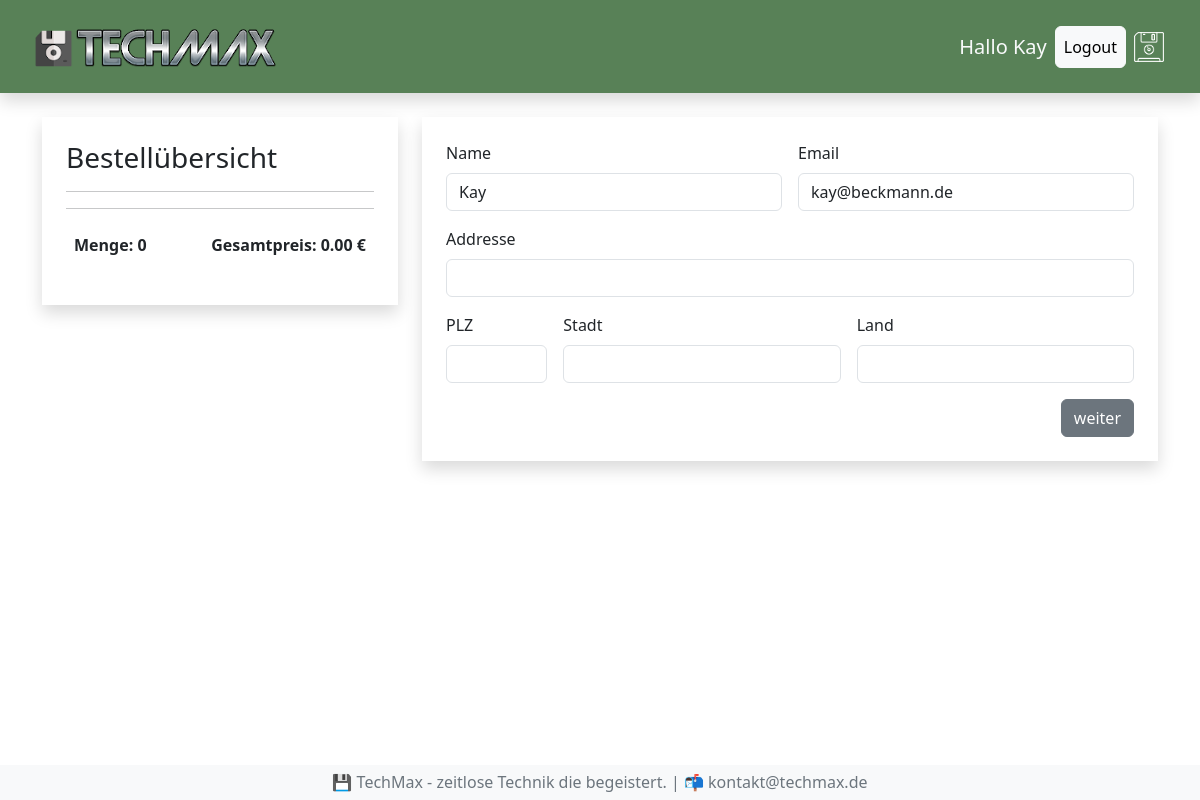
Before: /kasse/ (signed in) with the older database file.
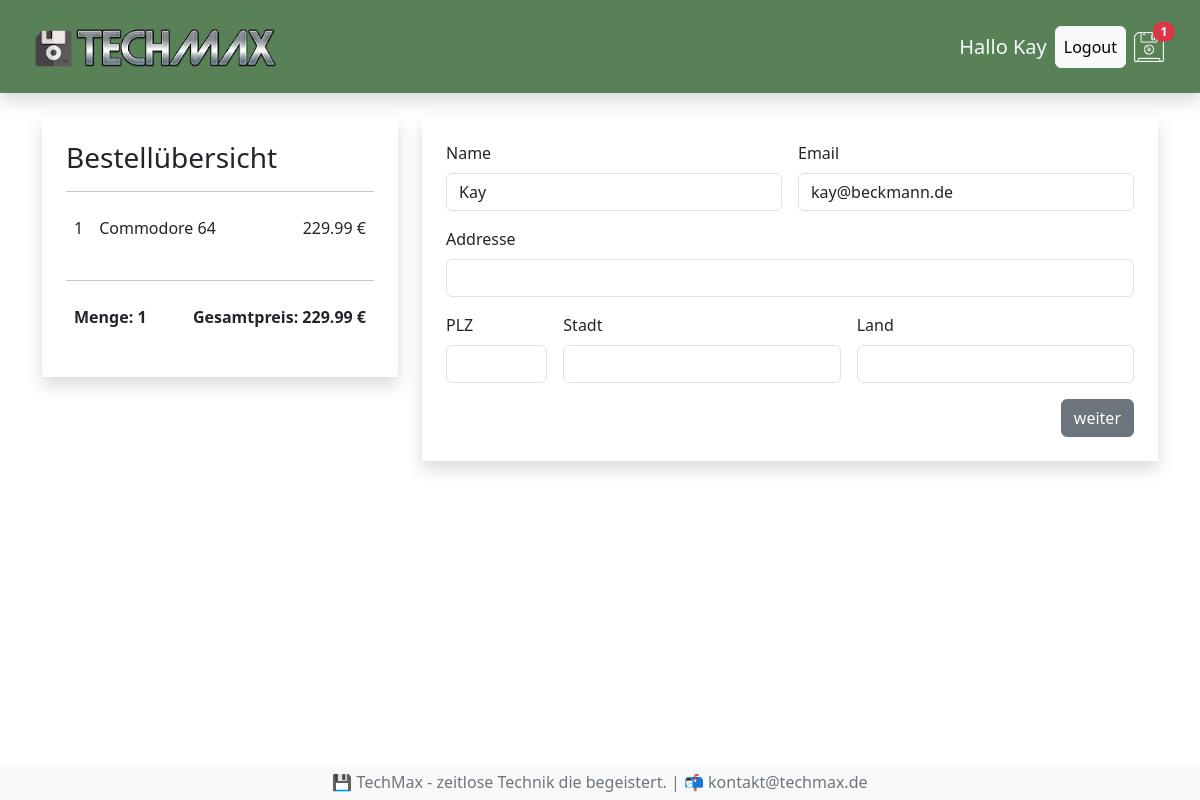
After: the same page with the newer database file.
### shop/models.py (models this page shows, shortened)
class Bestellung(models.Model):
  kunde = models.ForeignKey(Kunde, on_delete=models.SET_NULL, null=True, blank=True)
  bestelldatum = models.DateTimeField(auto_now_add=True)
  erledigt = models.BooleanField(default=False, null=True, blank=True)
  auftrags_id = models.CharField(max_length=100, null=True)
  @property
  def get_gesamtpreis(self):
    bestellteartikels = self.bestellteartikell_set.all()
    gesamtpreis = sum(artikel.get_summe for artikel in bestellteartikels)
    return gesamtpreis
  def get_gesamtmenge(self):
    bestellteartikels = self.bestellteartikell_set.all()
    gesamtmenge = sum(artikel.menge for artikel in bestellteartikels)
    return gesamtmenge

class BestellteArtikell(models.Model):
  artikel = models.ForeignKey(Artikel, on_delete=models.SET_NULL, null=True, blank=True)
  bestellung = models.ForeignKey(Bestellung, on_delete=models.SET_NULL, null=True, blank=True)
  menge = models.IntegerField(default=0, null=True, blank=True)
  datum = models.DateTimeField(auto_now_add=True)
  @property
  def get_summe(self):
    summe = self.artikel.preis * self.menge
    return summe

class Artikel(models.Model):
  name = models.CharField(max_length=64, null=True)
  beschreibung = models.TextField(null=True, blank=True)
  preis = models.DecimalField(max_digits=6, decimal_places=2)
  img = models.ImageField(null=True, blank=True)

### shop/views.py (the view)
# urls.py: path('kasse/', views.kasse, name='kasse'),
def kasse(request):
  ctx = berechnungBestellung(request)
  return render(request, 'shop/kasse.html', ctx)

### shop/context_processors.py (called while the page is built)
def warenkorb_anzahl(request):
  if request.user.is_authenticated:
    kunde = request.user.kunde
    bestellung, created = Bestellung.objects.get_or_create(kunde = kunde, erledigt = False)
    if bestellung:
      menge = bestellung.get_gesamtmenge
    else:
      menge = 0
  else:
    menge = 0
  return {'menge': menge}

### shop/views.py (called while the page is built)
def berechnungBestellung(request):
  if request.user.is_authenticated:
    kunde = request.user.kunde
    bestellung, created = Bestellung.objects.get_or_create(kunde = kunde, erledigt = False)
    artikels = bestellung.bestellteartikell_set.all()
  else:
    artikels = []
    bestellung = []
  ctx = {"artikels": artikels, "bestellung":bestellung}
  return ctx

### shop/templates/shop/kasse.html (shortened to what this page needs)
{% extends 'shop/index.html' %}
{% block content %}
    <div class="row mt-4">
        <div class="col-4">
            <div class="shadow p-4">
                <h3>Bestellübersicht</h3>
                <hr>
                {% for artikel in artikels %}
                <div class="d-flex">
                    <p class="p-2">{{artikel.menge}}</p>
                    <p class="me-auto p-2">{{artikel.artikel.name}}</p>
                    <p class="p-2">{{artikel.get_summe | floatformat:2}} €</p>
                </div>
                {% endfor %}
                <hr>
                <div class="d-flex">
                    <p class="me-auto fw-bold p-2">Menge: {{ bestellung.get_gesamtmenge }}</p>
                    <p class="fw-bold p-2">Gesamtpreis: {{ bestellung.get_gesamtpreis | floatformat:2 }} €</p>
                </div>
            </div>
        </div>
        <div class="col-8">
            <div class="shadow p-4">
                <form class="row g-3" id="formular">
                    <div class="col-md-6">
                      <label for="inputName" class="form-label">Name</label>
                      <input type="text" class="form-control" id="inputName" value={{request.user|title}} required>
                    </div>
                    <div class="col-md-6">
                        <label for="inputEmail" class="form-label">Email</label>
                        <input type="email" class="form-control" id="inputEmail" required placeholder="Email" value={{request.user.email}}>
                    </div>
                    <div class="col-12">
                      <label for="inputAddress" class="form-label">Addresse</label>
                      <input type="text" class="form-control" id="inputAdresse" required>
                    </div>
                    <div class="col-md-2">
                        <label for="inputPlz" class="form-label">PLZ</label>
                        <input type="text" class="form-control" id="inputPlz" required>
                      </div>
                    <div class="col-md-5">
                      <label for="inputStadt" class="form-label">Stadt</label>
                      <input type="text" class="form-control" id="inputStadt" required>
                    </div>
                    <div class="col-md-5">
                        <label for="inputLand" class="form-label">Land</label>
                        <input type="text" class="form-control" id="inputLand" required>
                      </div>
                    <div class="col-12 d-flex justify-content-end">
                      <button type="submit" id="formular-button" class="btn btn-secondary">weiter</button>
                    </div>
                  </form>
            </div>
        </div>
    </div>
{% endblock content %}

### shop/templates/shop/index.html (shortened to what this page needs)
<!DOCTYPE html>
<html lang="en">
<head>
  {% load static %}
  <link rel="stylesheet" href="https://cdn.jsdelivr.net/npm/bootstrap@5.3.2/dist/css/bootstrap.min.css">
  <link rel="stylesheet" href="{% static 'css/style.css' %}">
</head>
<body>
  {% include "shop/menu.html" %}
  <div class="container">
    {% block content %}
    {% endblock content %}
  </div>
  {% include "shop/fusszeile.html" %}
</body>
</html>

### shop/templates/shop/menu.html
{% load static %}
<nav class="navbar shadow sticky-top p-3 mb-4" style="background-color: #588157;">
  <div class="container-fluid">
    <a class="navbar-brand link-light" href="{% url 'shop' %}"><img src="{% static 'img/logo.png' %}" alt="TechMax"></a>
    <div class="d-flex align-items-center">
      {% if request.user.is_authenticated %}
        <h5 class="text-light m-2">Hallo {{request.user|title}}</h5>
        <a class="btn btn-light p-2" href="{% url 'logout' %}">Logout</a>
      {% else %}
        <a class="btn btn-light p-2" href="{% url 'login' %}">Login</a>
      {% endif %}
      <a class="nav-link p-2 link-light" href="{% url 'warenkorb' %}"><img src="{% static 'img/floppy.png' %}" alt="Warenkorb">
        {% if menge > 0 %}
        <span class="badge rounded-pill bg-danger position-absolute top-25 start-25 translate-middle">{{ menge }}</span>
        {% endif %}
      </a>
    </div>
  </div>
</nav>

### shop/templates/shop/fusszeile.html
<div class="d-flex justify-content-center fixed-bottom text-secondary bg-light pt-2">
  <h6>💾 TechMax - zeitlose Technik die begeistert. | 📬 kontakt@techmax.de</h6>
</div>

Changed rows visible on the page:
shown differently, row unchanged: Bestellung: id.menge (not shown) → "1"; get_gesamtmenge "0" → "1"; get_gesamtpreis "0.00" → "229.99"
added BestellteArtikell: menge "1", artikel.name "Commodore 64", get_summe "229.99"
